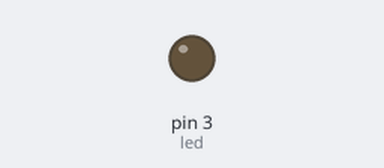
Bench run of a sketch on a simulated Arduino Uno, built with avr-gcc and run on an emulated ATmega328P. On the bench: output pins drawn as LEDs (lit = HIGH).

Above: at 0.05 s.
At 2.05 s:
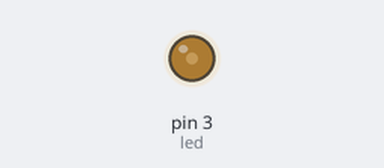
At 4.0 s:
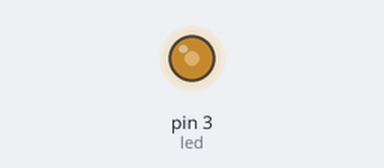
Timing chart, 0 to 5.2 s (numbered marks = the images above):
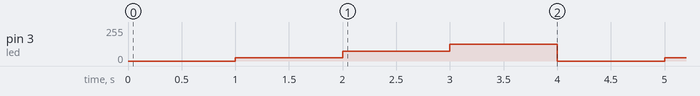

The sketch:

blinkWithLevel.ino
```cpp
byte led = 3;
void setup() {
  // put your setup code here, to run once:
  Serial.begin(9600);
}

void loop() {
  // put your main code here, to run repeatedly:
  analogWrite(led,0);
  delay(1000);
  analogWrite(led,25);
  delay(1000);
  analogWrite(led,75);
  delay(1000);
  analogWrite(led,125);
  delay(1000);
}
```

Measured:
- by itself, pin 3 (led): repeats every 4.0 s: 75/255 1.0 s, 125/255 1.0 s, 0/255 1.0 s, 25/255 1.0 s
